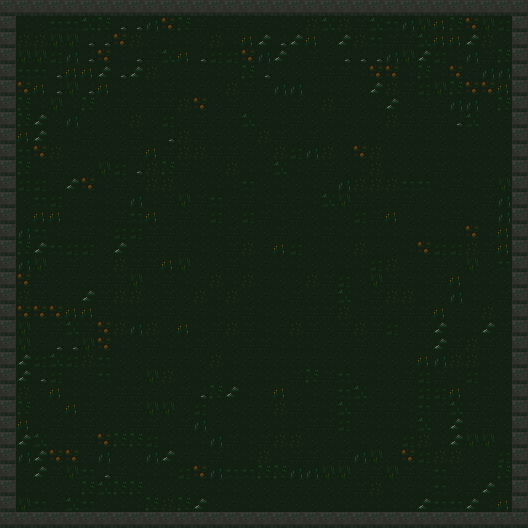

Below is a game level as drawn by its tile map, then a one-line description and the .tmx that defines it (tile-layer data replaced by summaries):
An orthogonal 33x33 tile map with 16x16 px tiles, 2 tile layers (backgrounds, tiles).

<map version="1.0" orientation="orthogonal" renderorder="right-down" width="33" height="33" tilewidth="16" tileheight="16" nextobjectid="1">
 <tileset firstgid="1" name="GroundTiles" tilewidth="16" tileheight="16" tilecount="25" columns="4">
  <image source="../textures/GroundTiles.png" width="64" height="64" />
 </tileset>
 <layer name="backgrounds" width="33" height="33">
  <data>[1089 cells, 0 non-empty, 0 distinct tile ids]</data>
 </layer>
 <layer name="tiles" width="33" height="33">
  <data>[1089 cells, 1089 non-empty, 16 distinct tile ids]</data>
 </layer>
</map>
